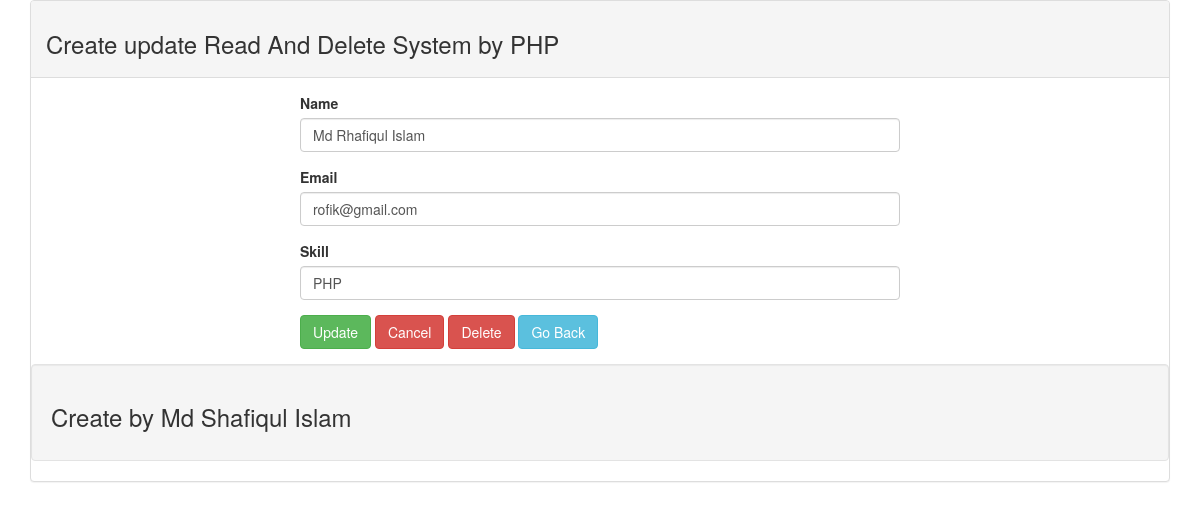
The app's page /update.php?id=2 with its own data.
### tables this page shows
CREATE TABLE `tbl_user` (
  `id` int(11) NOT NULL,
  `name` varchar(25) NOT NULL,
  `email` varchar(50) NOT NULL,
  `Skill` varchar(20) NOT NULL
);

### Database.php (called while the page is built, shortened)
<?php
class Database{
    public $host    = DB_HOST;
    public $user    = DB_USER;
    public $pass    = DB_PASS;
    public $dbname  = DB_NAME;
    public $link;
    private function connectDB(){
       $this->link = new mysqli($this->host, $this->user, $this->pass, $this->dbname);
    }
      public function select($query){
        $result = $this->link->query($query)or die($this->link->error.__LINE__);
        if($result->num_rows > 0){
            return $result;
        }else{
            return false;
        }
    }
}
?>

### update.php (the view, shortened to what this page needs)
<?php
include 'header.php';
include 'Database.php';
?>
<?php
$id = $_GET['id'];
$db = new Database();
$query = "SELECT * FROM tbl_user WHERE id=$id";
$getData = $db->select($query)->fetch_assoc();
?>
            <div class="panel-body">
           <div style="width:600px; margin:0 auto;">
            <form action="update.php?id=<?php echo $id; ?>" method="post">
                <div class="form-group">
                     <label for="name">Name</label>
                     <input value="<?php echo $getData['name'] ?>" type="text" name="name" class="form-control">
                 </div>
                 <div class="form-group">
                     <label for="email">Email</label>
                     <input value="<?php echo $getData['email'] ?>" type="text" name="email" class="form-control">
                 </div>
                 <div class="form-group">
                     <label for="password">Skill</label>
                     <input value="<?php echo $getData['Skill'] ?>" type="text" name="skill" class="form-control">
                 </div>
                 <button class="btn btn-success" name="submit" type="submit">Update</button>
                 <input class="btn btn-danger" type="reset" name="" value="Cancel">
                 <input type="submit" class="btn btn-danger" name="delete" value="Delete">
                 <a class="btn btn-info" href="index.php">Go Back</a>
              </form>
              </div>
       </div>
<?php
include 'footer.php';
?>

### records on screen
tbl_user: name "Md Rhafiqul Islam", email "rofik@gmail.com", skill "PHP"
